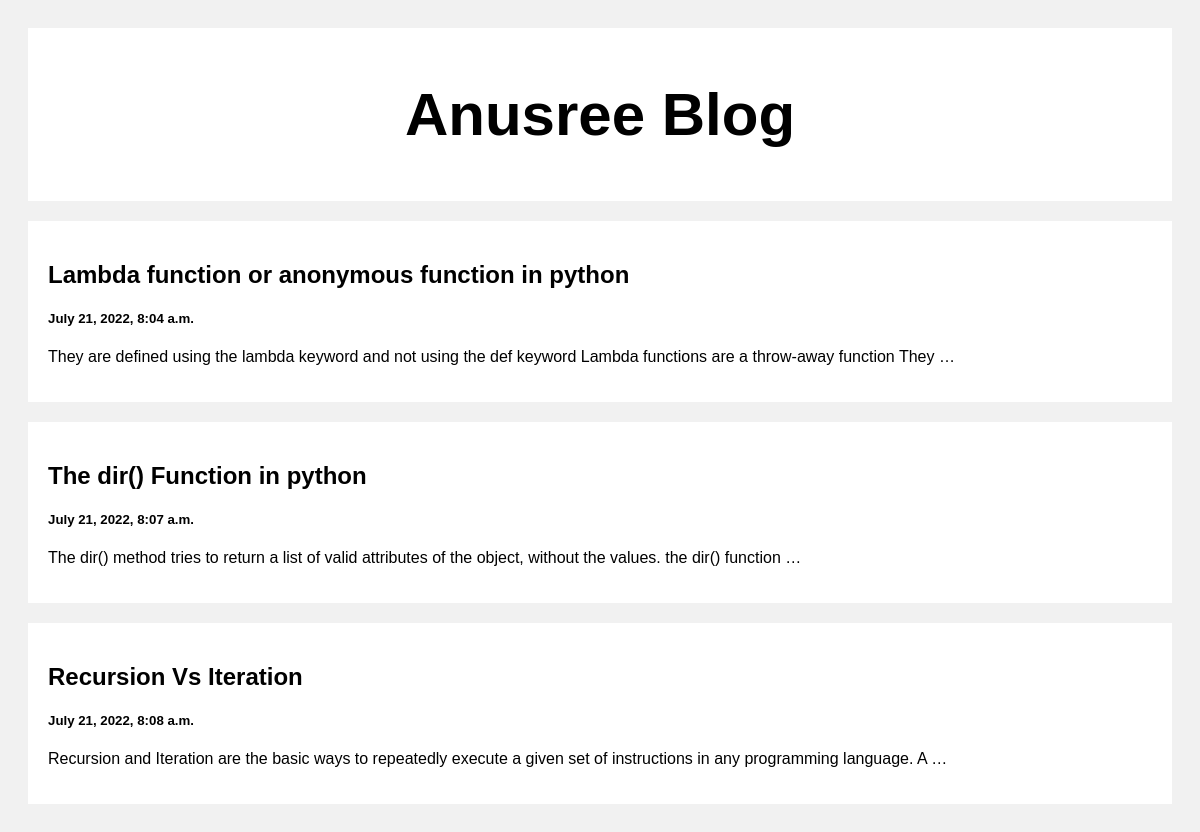
The page / on the database its author committed.
### base/models.py (models this page shows, shortened)
class Blogs(models.Model):
    idn = models.IntegerField()
    heading = models.CharField(max_length=150)
    date = models.DateTimeField(auto_now=True)
    content = models.TextField(null=False, blank=False)

### base/views.py (the view)
# urls.py: path('', views.home, name="home"),
def home(request):
    blogs = Blogs.objects.all()
    context = {'blogs' : blogs}
    return render(request, 'home.html', context)

### templates/home.html (shortened to what this page needs)
<!DOCTYPE html>
<html>
<head>
</head>
<body>
<div class="header">
  <h2>Anusree Blog</h2>
</div>
<div class="row">
  <div class="leftcolumn">
    {% for blg in blogs %}
    <div class="card">
      <a style="text-decoration: none; color: black;" href="/blog/{{blg.id}}">
        <h2>{{blg.heading}}</h2>
        <h5>{{blg.date}}</h5>
        <p>{{blg.content|truncatewords:20}}</p>
      </a>
    </div>
    {% endfor %}
  </div>
</div>
</body>
</html>

### templates/home.html (style rules this page uses)
* { box-sizing: border-box; }
body { font-family: Arial; padding: 20px; background: #f1f1f1; }
.header { padding: 2px; font-size: 40px; text-align: center; background: white; }
.leftcolumn { float: left; width: 100%; }
.card { background-color: white; padding: 20px; margin-top: 20px; }
.row:after { content: ""; display: table; clear: both; }

### rows shown on the page
Blogs: heading "Lambda function or anonymous function in python", date "July 21, 2022, 8:04 a.m.", content "‌They are defined using the lambda keyword and not using the def keyword ‌Lambda functions are a throw-away function ‌They …"
Blogs: heading "The dir() Function in python", date "July 21, 2022, 8:07 a.m.", content "The dir() method tries to return a list of valid attributes of the object, without the values. the dir() function …"
Blogs: heading "Recursion Vs Iteration", date "July 21, 2022, 8:08 a.m.", content "Recursion and Iteration are the basic ways to repeatedly execute a given set of instructions in any programming language. A …"
